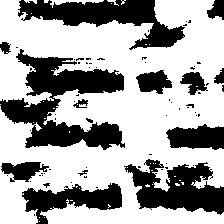
#> input picture predict/visualization/out_image/Screenshot_2018-12-29_at_4.10.07_PM%s.png, 224 x 224 px; its folder holds only this picture in this run
$ python color_.py   (Python 2 division)
#> lines starting #> are read from the running program, lines starting #| are printed output that depends on the picture; after the words box and inside, x2 and y2 are one past the last pixel; in counts of white or black regions, pixels touching at a corner belong together
import cv2
import os
import numpy as np

path_image = "./out_image/"
filelist = os.listdir(path_image)
for files in filelist:  # files=name+jpg
    filename = os.path.splitext(files)[0]
    print filename
    filepath = path_image + files
    print filepath

    try:
        img = cv2.imread(filepath, -1)
#> img: shape (224, 224); values 0 (black) and 1 (white), 64.8% white; 74 black regions (60 under 20 px), largest, box (x1, y1, x2, y2) and area: (0, 49, 125, 150) 5598, (18, 0, 185, 50) 3542, (124, 159, 224, 215) 3190

    except Exception:
        logging.info('The filepath (image) is not found!')
        raise

    h, w= img.shape
#> h = 224; w = 224
    img_color = np.zeros((h,w,3),dtype=np.uint8)
    for i in range(h):
        for j in range (w):
            if img[i, j] == 0:
                img_color[i, j, :] = [0, 128, 192]  # in[B,G,R] brown
            else:
                img_color[i, j, :] = [0, 0, 0]
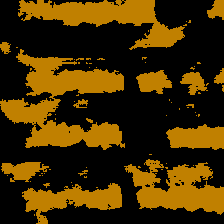
#> img_color: shape (224, 224, 3); mean of channels 0, 1, 2 0, 45.1, 67.6; drawn as B, G, R
    cv2.imwrite('./color_output/' + files, img_color)
